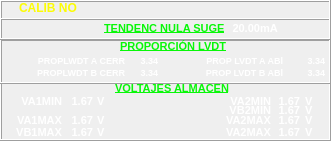
   <widget class="QFrame" name="frame_7">
    <property name="geometry">
     <rect>
      <x>0</x>
      <y>159</y>
      <width>331</width>
      <height>141</height>
     </rect>
    </property>
    <property name="frameShape">
     <enum>QFrame::Box</enum>
    </property>
    <property name="frameShadow">
     <enum>QFrame::Raised</enum>
    </property>
    <widget class="QFrame" name="frame_8">
     <property name="geometry">
      <rect>
       <x>0</x>
       <y>39</y>
       <width>331</width>
       <height>45</height>
      </rect>
     </property>
     <property name="frameShape">
      <enum>QFrame::Box</enum>
     </property>
     <property name="frameShadow">
      <enum>QFrame::Raised</enum>
     </property>
     <widget class="QFrame" name="frame_9">
      <property name="geometry">
       <rect>
        <x>0</x>
        <y>0</y>
        <width>331</width>
        <height>45</height>
       </rect>
      </property>
      <property name="frameShape">
       <enum>QFrame::Box</enum>
      </property>
      <property name="frameShadow">
       <enum>QFrame::Raised</enum>
      </property>
      <widget class="QLabel" name="lbVAL_6">
       <property name="geometry">
        <rect>
         <x>120</x>
         <y>-3</y>
         <width>120</width>
         <height>21</height>
        </rect>
       </property>
       <property name="font">
        <font>
         <pointsize>8</pointsize>
         <weight>75</weight>
         <bold>true</bold>
         <underline>true</underline>
        </font>
       </property>
       <property name="layoutDirection">
        <enum>Qt::LeftToRight</enum>
       </property>
       <property name="styleSheet">
        <string notr="true">background-color: rgba(255, 255, 255, 0);
color: rgb(8, 247, 8);</string>
       </property>
       <property name="text">
        <string>PROPORCIÓN LVDT</string>
       </property>
      </widget>
      <widget class="QLabel" name="lbVal_31">
       <property name="geometry">
        <rect>
         <x>123</x>
         <y>11</y>
         <width>35</width>
         <height>20</height>
        </rect>
       </property>
       <property name="font">
        <font>
         <pointsize>7</pointsize>
         <weight>75</weight>
         <bold>true</bold>
         <underline>false</underline>
        </font>
       </property>
       <property name="layoutDirection">
        <enum>Qt::LeftToRight</enum>
       </property>
       <property name="styleSheet">
        <string notr="true">background-color: rgba(255, 255, 255, 0);
color: rgb(255, 255, 255);</string>
       </property>
       <property name="text">
        <string>3.34</string>
       </property>
       <property name="alignment">
        <set>Qt::AlignRight|Qt::AlignTrailing|Qt::AlignVCenter</set>
       </property>
      </widget>
      <widget class="QLabel" name="lbVALT_31">
       <property name="geometry">
        <rect>
         <x>25</x>
         <y>11</y>
         <width>100</width>
         <height>20</height>
        </rect>
       </property>
       <property name="font">
        <font>
         <pointsize>7</pointsize>
         <weight>75</weight>
         <bold>true</bold>
         <underline>false</underline>
        </font>
       </property>
       <property name="layoutDirection">
        <enum>Qt::LeftToRight</enum>
       </property>
       <property name="styleSheet">
        <string notr="true">background-color: rgba(255, 255, 255, 0);
color: rgb(255, 255, 255);</string>
       </property>
       <property name="text">
        <string>PROPLWDT A CERR</string>
       </property>
       <property name="alignment">
        <set>Qt::AlignRight|Qt::AlignTrailing|Qt::AlignVCenter</set>
       </property>
      </widget>
      <widget class="QLabel" name="lbVALT_32">
       <property name="geometry">
        <rect>
         <x>25</x>
         <y>23</y>
         <width>100</width>
         <height>20</height>
        </rect>
       </property>
       <property name="font">
        <font>
         <pointsize>7</pointsize>
         <weight>75</weight>
         <bold>true</bold>
         <underline>false</underline>
        </font>
       </property>
       <property name="layoutDirection">
        <enum>Qt::LeftToRight</enum>
       </property>
       <property name="styleSheet">
        <string notr="true">background-color: rgba(255, 255, 255, 0);
color: rgb(255, 255, 255);</string>
       </property>
       <property name="text">
        <string>PROPLWDT B CERR</string>
       </property>
       <property name="alignment">
        <set>Qt::AlignRight|Qt::AlignTrailing|Qt::AlignVCenter</set>
       </property>
      </widget>
      <widget class="QLabel" name="lbVal_32">
       <property name="geometry">
        <rect>
         <x>123</x>
         <y>23</y>
         <width>35</width>
         <height>20</height>
        </rect>
       </property>
       <property name="font">
        <font>
         <pointsize>7</pointsize>
         <weight>75</weight>
         <bold>true</bold>
         <underline>false</underline>
        </font>
       </property>
       <property name="layoutDirection">
        <enum>Qt::LeftToRight</enum>
       </property>
       <property name="styleSheet">
        <string notr="true">background-color: rgba(255, 255, 255, 0);
color: rgb(255, 255, 255);</string>
       </property>
       <property name="text">
        <string>3.34</string>
       </property>
       <property name="alignment">
        <set>Qt::AlignRight|Qt::AlignTrailing|Qt::AlignVCenter</set>
       </property>
      </widget>
      <widget class="QLabel" name="lbVALT_33">
       <property name="geometry">
        <rect>
         <x>183</x>
         <y>11</y>
         <width>100</width>
         <height>20</height>
        </rect>
       </property>
       <property name="font">
        <font>
         <pointsize>7</pointsize>
         <weight>75</weight>
         <bold>true</bold>
         <underline>false</underline>
        </font>
       </property>
       <property name="layoutDirection">
        <enum>Qt::LeftToRight</enum>
       </property>
       <property name="styleSheet">
        <string notr="true">background-color: rgba(255, 255, 255, 0);
color: rgb(255, 255, 255);</string>
       </property>
       <property name="text">
        <string>PROP LVDT A ABl</string>
       </property>
       <property name="alignment">
        <set>Qt::AlignRight|Qt::AlignTrailing|Qt::AlignVCenter</set>
       </property>
      </widget>
      <widget class="QLabel" name="lbVal_33">
       <property name="geometry">
        <rect>
         <x>290</x>
         <y>11</y>
         <width>35</width>
         <height>20</height>
        </rect>
       </property>
       <property name="font">
        <font>
         <pointsize>7</pointsize>
         <weight>75</weight>
         <bold>true</bold>
         <underline>false</underline>
        </font>
       </property>
       <property name="layoutDirection">
        <enum>Qt::LeftToRight</enum>
       </property>
       <property name="styleSheet">
        <string notr="true">background-color: rgba(255, 255, 255, 0);
color: rgb(255, 255, 255);</string>
       </property>
       <property name="text">
        <string>3.34</string>
       </property>
       <property name="alignment">
        <set>Qt::AlignRight|Qt::AlignTrailing|Qt::AlignVCenter</set>
       </property>
      </widget>
      <widget class="QLabel" name="lbVALT_34">
       <property name="geometry">
        <rect>
         <x>183</x>
         <y>23</y>
         <width>100</width>
         <height>20</height>
        </rect>
       </property>
       <property name="font">
        <font>
         <pointsize>7</pointsize>
         <weight>75</weight>
         <bold>true</bold>
         <underline>false</underline>
        </font>
       </property>
       <property name="layoutDirection">
        <enum>Qt::LeftToRight</enum>
       </property>
       <property name="styleSheet">
        <string notr="true">background-color: rgba(255, 255, 255, 0);
color: rgb(255, 255, 255);</string>
       </property>
       <property name="text">
        <string>PROP LVDT B ABl</string>
       </property>
       <property name="alignment">
        <set>Qt::AlignRight|Qt::AlignTrailing|Qt::AlignVCenter</set>
       </property>
      </widget>
      <widget class="QLabel" name="lbVal_34">
       <property name="geometry">
        <rect>
         <x>290</x>
         <y>23</y>
         <width>35</width>
         <height>20</height>
        </rect>
       </property>
       <property name="font">
        <font>
         <pointsize>7</pointsize>
         <weight>75</weight>
         <bold>true</bold>
         <underline>false</underline>
        </font>
       </property>
       <property name="layoutDirection">
        <enum>Qt::LeftToRight</enum>
       </property>
       <property name="styleSheet">
        <string notr="true">background-color: rgba(255, 255, 255, 0);
color: rgb(255, 255, 255);</string>
       </property>
       <property name="text">
        <string>3.34</string>
       </property>
       <property name="alignment">
        <set>Qt::AlignRight|Qt::AlignTrailing|Qt::AlignVCenter</set>
       </property>
      </widget>
     </widget>
    </widget>
    <widget class="QFrame" name="frame_10">
     <property name="geometry">
      <rect>
       <x>0</x>
       <y>18</y>
       <width>331</width>
       <height>22</height>
      </rect>
     </property>
     <property name="frameShape">
      <enum>QFrame::Box</enum>
     </property>
     <property name="frameShadow">
      <enum>QFrame::Raised</enum>
     </property>
     <widget class="QLabel" name="lbVAL_7">
      <property name="geometry">
       <rect>
        <x>104</x>
        <y>0</y>
        <width>120</width>
        <height>21</height>
       </rect>
      </property>
      <property name="font">
       <font>
        <pointsize>8</pointsize>
        <weight>75</weight>
        <bold>true</bold>
        <underline>true</underline>
       </font>
      </property>
      <property name="layoutDirection">
       <enum>Qt::LeftToRight</enum>
      </property>
      <property name="styleSheet">
       <string notr="true">background-color: rgba(255, 255, 255, 0);
color: rgb(8, 247, 8);</string>
      </property>
      <property name="text">
       <string>TENDENC NULA SUGER</string>
      </property>
     </widget>
     <widget class="QLabel" name="lbTEN_2">
      <property name="geometry">
       <rect>
        <x>225</x>
        <y>0</y>
        <width>35</width>
        <height>20</height>
       </rect>
      </property>
      <property name="font">
       <font>
        <pointsize>8</pointsize>
        <weight>75</weight>
        <bold>true</bold>
        <underline>false</underline>
       </font>
      </property>
      <property name="layoutDirection">
       <enum>Qt::LeftToRight</enum>
      </property>
      <property name="styleSheet">
       <string notr="true">background-color: rgba(255, 255, 255, 0);
color: rgb(255, 255, 255);</string>
      </property>
      <property name="text">
       <string>20.00</string>
      </property>
      <property name="alignment">
       <set>Qt::AlignRight|Qt::AlignTrailing|Qt::AlignVCenter</set>
      </property>
     </widget>
     <widget class="QLabel" name="lbTENU_2">
      <property name="geometry">
       <rect>
        <x>260</x>
        <y>0</y>
        <width>31</width>
        <height>20</height>
       </rect>
      </property>
      <property name="font">
       <font>
        <pointsize>8</pointsize>
        <weight>75</weight>
        <bold>true</bold>
        <underline>false</underline>
       </font>
      </property>
      <property name="layoutDirection">
       <enum>Qt::LeftToRight</enum>
      </property>
      <property name="styleSheet">
       <string notr="true">background-color: rgba(255, 255, 255, 0);
color: rgb(255, 255, 255);</string>
      </property>
      <property name="text">
       <string>mA</string>
      </property>
      <property name="alignment">
       <set>Qt::AlignLeading|Qt::AlignLeft|Qt::AlignVCenter</set>
      </property>
     </widget>
    </widget>
    <widget class="QLabel" name="lbCALIB_6">
     <property name="geometry">
      <rect>
       <x>19</x>
       <y>0</y>
       <width>81</width>
       <height>16</height>
      </rect>
     </property>
     <property name="font">
      <font>
       <pointsize>9</pointsize>
       <weight>75</weight>
       <bold>true</bold>
       <underline>false</underline>
      </font>
     </property>
     <property name="layoutDirection">
      <enum>Qt::LeftToRight</enum>
     </property>
     <property name="styleSheet">
      <string notr="true">background-color: rgba(255, 255, 255, 0);
color: rgb(252, 252, 3);</string>
     </property>
     <property name="text">
      <string>CALIB NO</string>
     </property>
    </widget>
    <widget class="QLabel" name="lbVAL_8">
     <property name="geometry">
      <rect>
       <x>115</x>
       <y>78</y>
       <width>120</width>
       <height>21</height>
      </rect>
     </property>
     <property name="font">
      <font>
       <pointsize>8</pointsize>
       <weight>75</weight>
       <bold>true</bold>
       <underline>true</underline>
      </font>
     </property>
     <property name="layoutDirection">
      <enum>Qt::LeftToRight</enum>
     </property>
     <property name="styleSheet">
      <string notr="true">background-color: rgba(255, 255, 255, 0);
color: rgb(8, 247, 8);</string>
     </property>
     <property name="text">
      <string>VOLTAJES ALMACEN</string>
     </property>
    </widget>
    <widget class="QLabel" name="lbVal_35">
     <property name="geometry">
      <rect>
       <x>58</x>
       <y>91</y>
       <width>35</width>
       <height>20</height>
      </rect>
     </property>
     <property name="font">
      <font>
       <pointsize>8</pointsize>
       <weight>75</weight>
       <bold>true</bold>
       <underline>false</underline>
      </font>
     </property>
     <property name="layoutDirection">
      <enum>Qt::LeftToRight</enum>
     </property>
     <property name="styleSheet">
      <string notr="true">background-color: rgba(255, 255, 255, 0);
color: rgb(255, 255, 255);</string>
     </property>
     <property name="text">
      <string>1.67</string>
     </property>
     <property name="alignment">
      <set>Qt::AlignRight|Qt::AlignTrailing|Qt::AlignVCenter</set>
     </property>
    </widget>
    <widget class="QLabel" name="lbVALT_35">
     <property name="geometry">
      <rect>
       <x>11</x>
       <y>91</y>
       <width>51</width>
       <height>20</height>
      </rect>
     </property>
     <property name="font">
      <font>
       <pointsize>8</pointsize>
       <weight>75</weight>
       <bold>true</bold>
       <underline>false</underline>
      </font>
     </property>
     <property name="layoutDirection">
      <enum>Qt::LeftToRight</enum>
     </property>
     <property name="styleSheet">
      <string notr="true">background-color: rgba(255, 255, 255, 0);
color: rgb(255, 255, 255);</string>
     </property>
     <property name="text">
      <string>VA1MIN</string>
     </property>
     <property name="alignment">
      <set>Qt::AlignRight|Qt::AlignTrailing|Qt::AlignVCenter</set>
     </property>
    </widget>
    <widget class="QLabel" name="lbVolU_27">
     <property name="geometry">
      <rect>
       <x>97</x>
       <y>93</y>
       <width>31</width>
       <height>16</height>
      </rect>
     </property>
     <property name="font">
      <font>
       <pointsize>8</pointsize>
       <weight>75</weight>
       <bold>true</bold>
       <underline>false</underline>
      </font>
     </property>
     <property name="layoutDirection">
      <enum>Qt::LeftToRight</enum>
     </property>
     <property name="styleSheet">
      <string notr="true">background-color: rgba(255, 255, 255, 0);
color: rgb(255, 255, 255);</string>
     </property>
     <property name="text">
      <string>V</string>
     </property>
    </widget>
    <widget class="QLabel" name="lbVolU_28">
     <property name="geometry">
      <rect>
       <x>97</x>
       <y>112</y>
       <width>31</width>
       <height>16</height>
      </rect>
     </property>
     <property name="font">
      <font>
       <pointsize>8</pointsize>
       <weight>75</weight>
       <bold>true</bold>
       <underline>false</underline>
      </font>
     </property>
     <property name="layoutDirection">
      <enum>Qt::LeftToRight</enum>
     </property>
     <property name="styleSheet">
      <string notr="true">background-color: rgba(255, 255, 255, 0);
color: rgb(255, 255, 255);</string>
     </property>
     <property name="text">
      <string>V</string>
     </property>
    </widget>
    <widget class="QLabel" name="lbVALT_36">
     <property name="geometry">
      <rect>
       <x>11</x>
       <y>110</y>
       <width>51</width>
       <height>20</height>
      </rect>
     </property>
     <property name="font">
      <font>
       <pointsize>8</pointsize>
       <weight>75</weight>
       <bold>true</bold>
       <underline>false</underline>
      </font>
     </property>
     <property name="layoutDirection">
      <enum>Qt::LeftToRight</enum>
     </property>
     <property name="styleSheet">
      <string notr="true">background-color: rgba(255, 255, 255, 0);
color: rgb(255, 255, 255);</string>
     </property>
     <property name="text">
      <string>VA1MAX</string>
     </property>
     <property name="alignment">
      <set>Qt::AlignRight|Qt::AlignTrailing|Qt::AlignVCenter</set>
     </property>
    </widget>
    <widget class="QLabel" name="lbVal_36">
     <property name="geometry">
      <rect>
       <x>58</x>
       <y>110</y>
       <width>35</width>
       <height>20</height>
      </rect>
     </property>
     <property name="font">
      <font>
       <pointsize>8</pointsize>
       <weight>75</weight>
       <bold>true</bold>
       <underline>false</underline>
      </font>
     </property>
     <property name="layoutDirection">
      <enum>Qt::LeftToRight</enum>
     </property>
     <property name="styleSheet">
      <string notr="true">background-color: rgba(255, 255, 255, 0);
color: rgb(255, 255, 255);</string>
     </property>
     <property name="text">
      <string>1.67</string>
     </property>
     <property name="alignment">
      <set>Qt::AlignRight|Qt::AlignTrailing|Qt::AlignVCenter</set>
     </property>
    </widget>
    <widget class="QLabel" name="lbVolU_29">
     <property name="geometry">
      <rect>
       <x>97</x>
       <y>124</y>
       <width>31</width>
       <height>16</height>
      </rect>
     </property>
     <property name="font">
      <font>
       <pointsize>8</pointsize>
       <weight>75</weight>
       <bold>true</bold>
       <underline>false</underline>
      </font>
     </property>
     <property name="layoutDirection">
      <enum>Qt::LeftToRight</enum>
     </property>
     <property name="styleSheet">
      <string notr="true">background-color: rgba(255, 255, 255, 0);
color: rgb(255, 255, 255);</string>
     </property>
     <property name="text">
      <string>V</string>
     </property>
    </widget>
    <widget class="QLabel" name="lbVALT_37">
     <property name="geometry">
      <rect>
       <x>11</x>
       <y>122</y>
       <width>51</width>
       <height>20</height>
      </rect>
     </property>
     <property name="font">
      <font>
       <pointsize>8</pointsize>
       <weight>75</weight>
       <bold>true</bold>
       <underline>false</underline>
      </font>
     </property>
     <property name="layoutDirection">
      <enum>Qt::LeftToRight</enum>
     </property>
     <property name="styleSheet">
      <string notr="true">background-color: rgba(255, 255, 255, 0);
color: rgb(255, 255, 255);</string>
     </property>
     <property name="text">
      <string>VB1MAX</string>
     </property>
     <property name="alignment">
      <set>Qt::AlignRight|Qt::AlignTrailing|Qt::AlignVCenter</set>
     </property>
    </widget>
    <widget class="QLabel" name="lbVal_37">
     <property name="geometry">
      <rect>
       <x>58</x>
       <y>122</y>
       <width>35</width>
       <height>20</height>
      </rect>
     </property>
     <property name="font">
      <font>
       <pointsize>8</pointsize>
       <weight>75</weight>
       <bold>true</bold>
       <underline>false</underline>
      </font>
     </property>
     <property name="layoutDirection">
      <enum>Qt::LeftToRight</enum>
     </property>
     <property name="styleSheet">
      <string notr="true">background-color: rgba(255, 255, 255, 0);
color: rgb(255, 255, 255);</string>
     </property>
     <property name="text">
      <string>1.67</string>
     </property>
     <property name="alignment">
      <set>Qt::AlignRight|Qt::AlignTrailing|Qt::AlignVCenter</set>
     </property>
    </widget>
    <widget class="QLabel" name="lbVolU_30">
     <property name="geometry">
      <rect>
       <x>305</x>
       <y>93</y>
       <width>31</width>
       <height>16</height>
      </rect>
     </property>
     <property name="font">
      <font>
       <pointsize>8</pointsize>
       <weight>75</weight>
       <bold>true</bold>
       <underline>false</underline>
      </font>
     </property>
     <property name="layoutDirection">
      <enum>Qt::LeftToRight</enum>
     </property>
     <property name="styleSheet">
      <string notr="true">background-color: rgba(255, 255, 255, 0);
color: rgb(255, 255, 255);</string>
     </property>
     <property name="text">
      <string>V</string>
     </property>
    </widget>
    <widget class="QLabel" name="lbVALT_38">
     <property name="geometry">
      <rect>
       <x>220</x>
       <y>91</y>
       <width>51</width>
       <height>20</height>
      </rect>
     </property>
     <property name="font">
      <font>
       <pointsize>8</pointsize>
       <weight>75</weight>
       <bold>true</bold>
       <underline>false</underline>
      </font>
     </property>
     <property name="layoutDirection">
      <enum>Qt::LeftToRight</enum>
     </property>
     <property name="styleSheet">
      <string notr="true">background-color: rgba(255, 255, 255, 0);
color: rgb(255, 255, 255);</string>
     </property>
     <property name="text">
      <string>VA2MIN</string>
     </property>
     <property name="alignment">
      <set>Qt::AlignRight|Qt::AlignTrailing|Qt::AlignVCenter</set>
     </property>
    </widget>
    <widget class="QLabel" name="lbVal_38">
     <property name="geometry">
      <rect>
       <x>265</x>
       <y>91</y>
       <width>35</width>
       <height>20</height>
      </rect>
     </property>
     <property name="font">
      <font>
       <pointsize>8</pointsize>
       <weight>75</weight>
       <bold>true</bold>
       <underline>false</underline>
      </font>
     </property>
     <property name="layoutDirection">
      <enum>Qt::LeftToRight</enum>
     </property>
     <property name="styleSheet">
      <string notr="true">background-color: rgba(255, 255, 255, 0);
color: rgb(255, 255, 255);</string>
     </property>
     <property name="text">
      <string>1.67</string>
     </property>
     <property name="alignment">
      <set>Qt::AlignRight|Qt::AlignTrailing|Qt::AlignVCenter</set>
     </property>
    </widget>
    <widget class="QLabel" name="lbVolU_31">
     <property name="geometry">
      <rect>
       <x>305</x>
       <y>102</y>
       <width>31</width>
       <height>16</height>
      </rect>
     </property>
     <property name="font">
      <font>
       <pointsize>8</pointsize>
       <weight>75</weight>
       <bold>true</bold>
       <underline>false</underline>
      </font>
     </property>
     <property name="layoutDirection">
      <enum>Qt::LeftToRight</enum>
     </property>
     <property name="styleSheet">
      <string notr="true">background-color: rgba(255, 255, 255, 0);
color: rgb(255, 255, 255);</string>
     </property>
     <property name="text">
      <string>V</string>
     </property>
    </widget>
    <widget class="QLabel" name="lbVALT_39">
     <property name="geometry">
      <rect>
       <x>220</x>
       <y>100</y>
       <width>51</width>
       <height>20</height>
      </rect>
     </property>
     <property name="font">
      <font>
       <pointsize>8</pointsize>
       <weight>75</weight>
       <bold>true</bold>
       <underline>false</underline>
      </font>
     </property>
     <property name="layoutDirection">
      <enum>Qt::LeftToRight</enum>
     </property>
     <property name="styleSheet">
      <string notr="true">background-color: rgba(255, 255, 255, 0);
color: rgb(255, 255, 255);</string>
     </property>
     <property name="text">
      <string>VB2MIN</string>
     </property>
     <property name="alignment">
      <set>Qt::AlignRight|Qt::AlignTrailing|Qt::AlignVCenter</set>
     </property>
    </widget>
    <widget class="QLabel" name="lbVal_39">
     <property name="geometry">
      <rect>
       <x>265</x>
       <y>100</y>
       <width>35</width>
       <height>20</height>
      </rect>
     </property>
     <property name="font">
      <font>
       <pointsize>8</pointsize>
       <weight>75</weight>
       <bold>true</bold>
       <underline>false</underline>
      </font>
     </property>
     <property name="layoutDirection">
      <enum>Qt::LeftToRight</enum>
     </property>
     <property name="styleSheet">
      <string notr="true">background-color: rgba(255, 255, 255, 0);
color: rgb(255, 255, 255);</string>
     </property>
     <property name="text">
      <string>1.67</string>
     </property>
     <property name="alignment">
      <set>Qt::AlignRight|Qt::AlignTrailing|Qt::AlignVCenter</set>
     </property>
    </widget>
    <widget class="QLabel" name="lbVolU_32">
     <property name="geometry">
      <rect>
       <x>305</x>
       <y>112</y>
       <width>31</width>
       <height>16</height>
      </rect>
     </property>
     <property name="font">
      <font>
       <pointsize>8</pointsize>
       <weight>75</weight>
       <bold>true</bold>
       <underline>false</underline>
      </font>
     </property>
     <property name="layoutDirection">
      <enum>Qt::LeftToRight</enum>
     </property>
     <property name="styleSheet">
      <string notr="true">background-color: rgba(255, 255, 255, 0);
color: rgb(255, 255, 255);</string>
     </property>
     <property name="text">
      <string>V</string>
     </property>
    </widget>
    <widget class="QLabel" name="lbVALT_40">
     <property name="geometry">
      <rect>
       <x>220</x>
       <y>110</y>
       <width>51</width>
       <height>20</height>
      </rect>
     </property>
     <property name="font">
      <font>
       <pointsize>8</pointsize>
       <weight>75</weight>
       <bold>true</bold>
       <underline>false</underline>
      </font>
     </property>
     <property name="layoutDirection">
      <enum>Qt::LeftToRight</enum>
     </property>
     <property name="styleSheet">
      <string notr="true">background-color: rgba(255, 255, 255, 0);
color: rgb(255, 255, 255);</string>
     </property>
     <property name="text">
      <string>VA2MAX</string>
     </property>
     <property name="alignment">
      <set>Qt::AlignRight|Qt::AlignTrailing|Qt::AlignVCenter</set>
     </property>
    </widget>
    <widget class="QLabel" name="lbVal_40">
     <property name="geometry">
      <rect>
       <x>265</x>
       <y>110</y>
       <width>35</width>
       <height>20</height>
      </rect>
     </property>
     <property name="font">
      <font>
       <pointsize>8</pointsize>
       <weight>75</weight>
       <bold>true</bold>
       <underline>false</underline>
      </font>
     </property>
     <property name="layoutDirection">
      <enum>Qt::LeftToRight</enum>
     </property>
     <property name="styleSheet">
      <string notr="true">background-color: rgba(255, 255, 255, 0);
color: rgb(255, 255, 255);</string>
     </property>
     <property name="text">
      <string>1.67</string>
     </property>
     <property name="alignment">
      <set>Qt::AlignRight|Qt::AlignTrailing|Qt::AlignVCenter</set>
     </property>
    </widget>
    <widget class="QLabel" name="lbVolU_33">
     <property name="geometry">
      <rect>
       <x>305</x>
       <y>124</y>
       <width>31</width>
       <height>16</height>
      </rect>
     </property>
     <property name="font">
      <font>
       <pointsize>8</pointsize>
       <weight>75</weight>
       <bold>true</bold>
       <underline>false</underline>
      </font>
     </property>
     <property name="layoutDirection">
      <enum>Qt::LeftToRight</enum>
     </property>
     <property name="styleSheet">
      <string notr="true">background-color: rgba(255, 255, 255, 0);
color: rgb(255, 255, 255);</string>
     </property>
     <property name="text">
      <string>V</string>
     </property>
    </widget>
    <widget class="QLabel" name="lbVal_41">
     <property name="geometry">
      <rect>
       <x>265</x>
       <y>122</y>
       <width>35</width>
       <height>20</height>
      </rect>
     </property>
     <property name="font">
      <font>
       <pointsize>8</pointsize>
       <weight>75</weight>
       <bold>true</bold>
       <underline>false</underline>
      </font>
     </property>
     <property name="layoutDirection">
      <enum>Qt::LeftToRight</enum>
     </property>
     <property name="styleSheet">
      <string notr="true">background-color: rgba(255, 255, 255, 0);
color: rgb(255, 255, 255);</string>
     </property>
     <property name="text">
      <string>1.67</string>
     </property>
     <property name="alignment">
      <set>Qt::AlignRight|Qt::AlignTrailing|Qt::AlignVCenter</set>
     </property>
    </widget>
    <widget class="QLabel" name="lbVALT_41">
     <property name="geometry">
      <rect>
       <x>220</x>
       <y>122</y>
       <width>51</width>
       <height>20</height>
      </rect>
     </property>
     <property name="font">
      <font>
       <pointsize>8</pointsize>
       <weight>75</weight>
       <bold>true</bold>
       <underline>false</underline>
      </font>
     </property>
     <property name="layoutDirection">
      <enum>Qt::LeftToRight</enum>
     </property>
     <property name="styleSheet">
      <string notr="true">background-color: rgba(255, 255, 255, 0);
color: rgb(255, 255, 255);</string>
     </property>
     <property name="text">
      <string>VA2MAX</string>
     </property>
     <property name="alignment">
      <set>Qt::AlignRight|Qt::AlignTrailing|Qt::AlignVCenter</set>
     </property>
    </widget>
   </widget>
